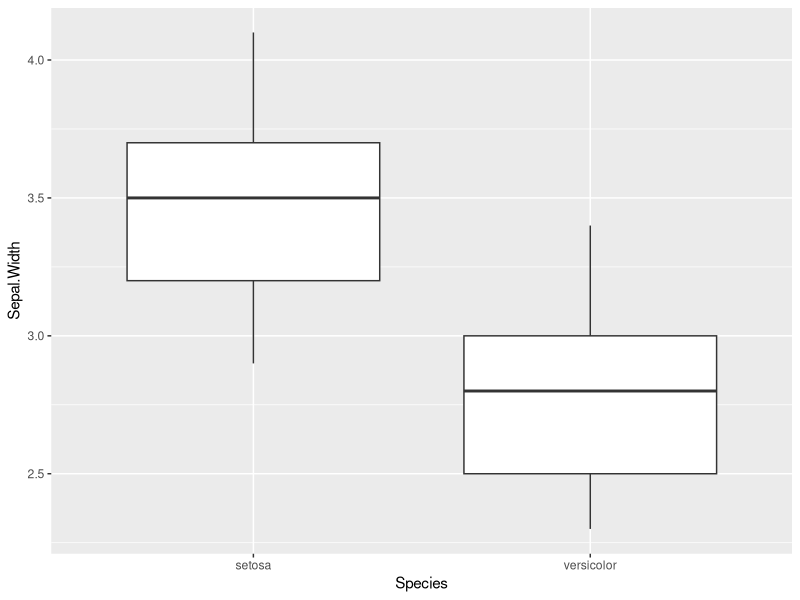
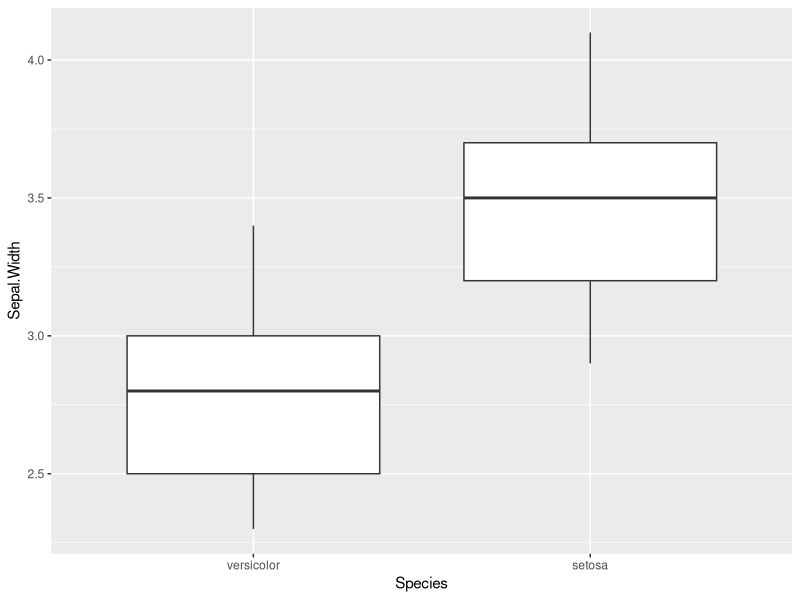
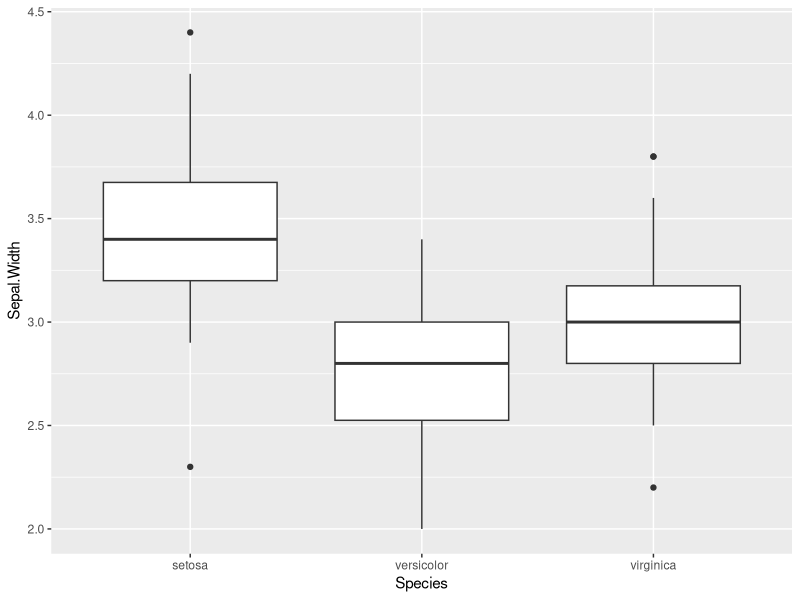
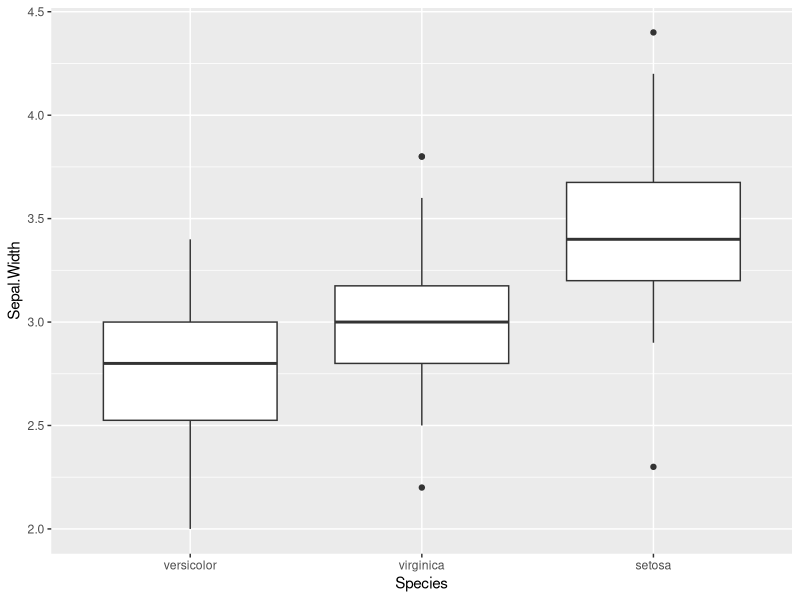

Source code (R) for these figures, in order:
## ---- chunk 1
knitr::opts_chunk$set(echo = TRUE)
library(tidyverse)
## ---- chunk 2
summary(iris$Species)
## ---- chunk 3
iris2<-filter(iris, Species == c("setosa", "versicolor"))
summary(iris2$Species)
## ---- chunk 4
iris2<-droplevels(iris2)
summary(iris2$Species)
## ---- chunk 5
levels(iris2$Species)
levels(iris2$Species)<-c("Iris setosa", "Iris versicolor")
levels(iris2$Species)
## ---- chunk 6
levels(iris2$Species)[levels(iris2$Species)=="Iris setosa"]<-"setosa"
levels(iris2$Species)[levels(iris2$Species)=="Iris versicolor"]<-"versicolor"
levels(iris2$Species)
## ---- chunk 7
levels(iris2$Species)[levels(iris2$Species)=="Iris virginica"]<-"virginica"
levels(iris2$Species)
## ---- chunk 8
ggplot(iris2, aes(x = Species, y = Sepal.Width)) +
  geom_boxplot()
## ---- chunk 9
iris2$Species = factor(iris2$Species,levels(iris2$Species)[c(2,1)]) # the second factor level will now be first, and the first factor level will now be second
ggplot(iris2, aes(x = Species, y = Sepal.Width)) +
  geom_boxplot()
## ---- chunk 10
ggplot(iris, aes(x = Species, y = Sepal.Width)) +
  geom_boxplot()
iris$Species<-reorder(iris$Species, iris$Sepal.Width) # this will reorder the levels of variable Species, according to the Sepal Width
ggplot(iris, aes(x = Species, y = Sepal.Width)) +
  geom_boxplot()
